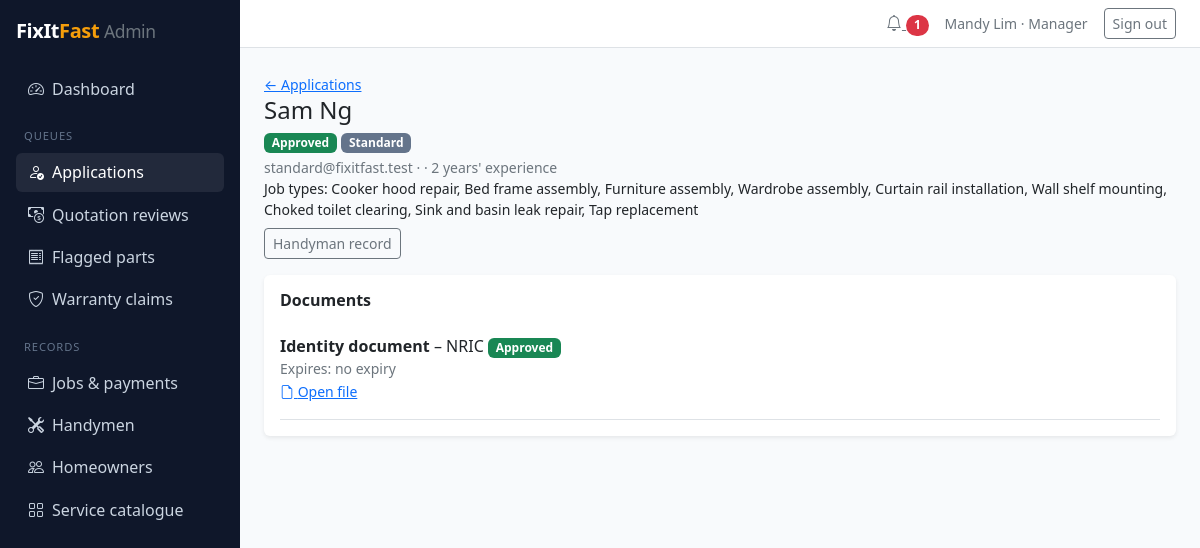
The page /staff/applications/1/ (signed in) on the database its author committed.
### accounts/models.py (models this page shows, shortened)
class User(AbstractUser):
    class Role(models.TextChoices):
        HOMEOWNER = 'HOMEOWNER', 'Homeowner'
        HANDYMAN = 'HANDYMAN', 'Handyman'
        EMPLOYEE = 'EMPLOYEE', 'Employee'
        MANAGER = 'MANAGER', 'Manager'
    email = models.EmailField(unique=True)
    mobile = models.CharField(max_length=20, blank=True)
    role = models.CharField(max_length=10, choices=Role.choices, default=Role.HOMEOWNER)
    is_deactivated = models.BooleanField(default=False)
    deactivation_reason = models.TextField(blank=True)

### handymen/models.py (models this page shows, shortened)
class HandymanProfile(models.Model):
    class ApplicationStatus(models.TextChoices):
        PENDING = 'PENDING', 'Pending'
        APPROVED = 'APPROVED', 'Approved'
        REJECTED = 'REJECTED', 'Rejected'
    user = models.OneToOneField(settings.AUTH_USER_MODEL, on_delete=models.CASCADE, related_name='handyman')
    photo = models.ImageField(upload_to='handymen/photos/', blank=True)
    bio = models.TextField(blank=True)
    years_experience = models.PositiveSmallIntegerField(default=0)
    job_types = models.ManyToManyField(JobType, related_name='handymen', blank=True)
    tier = models.CharField(max_length=10, choices=Tier.choices, default=Tier.STANDARD)
    application_status = models.CharField(
        max_length=10, choices=ApplicationStatus.choices, default=ApplicationStatus.PENDING)
    rejection_reason = models.TextField(blank=True)
    approved_at = models.DateTimeField(null=True, blank=True)
    approved_by = models.ForeignKey(
        settings.AUTH_USER_MODEL, on_delete=models.SET_NULL, null=True, blank=True, related_name='+')
    is_suspended = models.BooleanField(default=False)
    suspension_reason = models.TextField(blank=True)
    created_at = models.DateTimeField(auto_now_add=True)

class Document(models.Model):
    class DocType(models.TextChoices):
        IDENTITY = 'IDENTITY', 'Identity document'
        CERTIFICATE = 'CERTIFICATE', 'Certificate'
        LICENCE = 'LICENCE', 'Licence'
        INSURANCE = 'INSURANCE', 'Public liability insurance'
    class Status(models.TextChoices):
        PENDING = 'PENDING', 'Pending'
        APPROVED = 'APPROVED', 'Approved'
        REJECTED = 'REJECTED', 'Rejected'
    handyman = models.ForeignKey(HandymanProfile, on_delete=models.CASCADE, related_name='documents')
    doc_type = models.CharField(max_length=12, choices=DocType.choices)
    title = models.CharField(max_length=150, help_text='e.g. Licensed Plumber certificate')
    file = models.FileField(upload_to='handymen/documents/')
    job_types = models.ManyToManyField(JobType, related_name='+', blank=True)
    expiry_date = models.DateField(null=True, blank=True)
    status = models.CharField(max_length=10, choices=Status.choices, default=Status.PENDING)
    rejection_reason = models.TextField(blank=True)
    reviewed_by = models.ForeignKey(
        settings.AUTH_USER_MODEL, on_delete=models.SET_NULL, null=True, blank=True, related_name='+')
    reviewed_at = models.DateTimeField(null=True, blank=True)
    uploaded_at = models.DateTimeField(auto_now_add=True)

### catalogue/models.py (models this page shows, shortened)
class JobType(models.Model):
    category = models.ForeignKey(Category, on_delete=models.PROTECT, related_name='job_types')
    name = models.CharField(max_length=100, unique=True)
    description = models.TextField(blank=True)
    min_tier = models.CharField(max_length=10, choices=Tier.choices, default=Tier.STANDARD)
    licence_required = models.BooleanField(default=False)
    is_active = models.BooleanField(default=False)
    class Meta:
        ordering = ['category__name', 'name']

### adminpanel/views.py (the view)
# urls.py: path('applications/<int:pk>/', views.application_detail, name='application_detail'),
@staff_required
def application_detail(request, pk):
    handyman = get_object_or_404(HandymanProfile.objects.select_related('user'), pk=pk)
    return render(request, 'adminpanel/application_detail.html', {
        'handyman': handyman,
        'documents': handyman.documents.prefetch_related('job_types'),
        'reason_form': ReasonForm(),
        'has_identity': handyman.documents.filter(doc_type=Document.DocType.IDENTITY,
                                                  status=Document.Status.APPROVED).exists(),
    })

### accounts/context_processors.py (called while the page is built)
def notifications(request):
    if not request.user.is_authenticated:
        return {}
    return {'unread_notifications': request.user.notifications.filter(is_read=False).count()}

### catalogue/templatetags/fixitfast.py (called while the page is built)
@register.simple_tag
def status_badge(value, label):
    return format_html('<span class="badge text-bg-{}">{}</span>', STATUS_COLOURS.get(value, 'secondary'), label)

@register.simple_tag
def tier_badge(tier):
    if not tier:
        return ''
    return format_html('<span class="badge badge-tier-{}">{}</span>', tier, Tier(tier).label)

### adminpanel/templates/adminpanel/application_detail.html (shortened to what this page needs)
{% extends 'adminpanel/base.html' %}
{% load fixitfast %}
{% block content %}
<a class="small" href="{% url 'adminpanel:applications' %}">&larr; Applications</a>
<div class="d-flex flex-wrap justify-content-between align-items-start gap-2 mb-3">
  <div>
    <h1 class="h4 mb-1">{{ handyman.user.get_full_name }}</h1>
    {% status_badge handyman.application_status handyman.get_application_status_display %} {% tier_badge handyman.tier %}
    <div class="small text-secondary mt-1">{{ handyman.user.email }} · {{ handyman.user.mobile }} · {{ handyman.years_experience }} years' experience</div>
    <div class="small">Job types: {% for jt in handyman.job_types.all %}{{ jt.name }}{% if not forloop.last %}, {% endif %}{% empty %}none{% endfor %}</div>
  </div>
  {% if handyman.application_status == 'APPROVED' %}<a class="btn btn-outline-secondary btn-sm" href="{% url 'adminpanel:handyman_detail' handyman.pk %}">Handyman record</a>{% endif %}
</div>
<div class="card border-0 shadow-sm mb-4"><div class="card-body">
  <h2 class="h6 fw-semibold">Documents</h2>
  {% for doc in documents %}
    <div class="border-bottom py-3 d-flex flex-wrap gap-3 justify-content-between">
      <div>
        <strong>{{ doc.get_doc_type_display }}</strong> – {{ doc.title }} {% status_badge doc.status doc.get_status_display %}
        <div class="small text-secondary">Expires: {{ doc.expiry_date|date:"j M Y"|default:"no expiry" }}
          {% if doc.job_types.all %} · Covers: {% for jt in doc.job_types.all %}{{ jt.name }}{% if not forloop.last %}, {% endif %}{% endfor %}{% endif %}</div>
        <a class="small" href="{{ doc.file.url }}" target="_blank"><i class="bi bi-file-earmark"></i> Open file</a>
      </div>
    </div>
  {% empty %}<p class="text-secondary small">No documents.</p>{% endfor %}
</div></div>
{% endblock %}

### adminpanel/templates/adminpanel/base.html (shortened to what this page needs)
{% extends 'base.html' %}
{% block layout %}
<div class="d-flex admin-shell">
  <aside class="admin-sidebar p-3 no-print">
    <a class="d-block text-white text-decoration-none brand fs-5 mb-4" href="{% url 'adminpanel:dashboard' %}">
      FixIt<span class="accent">Fast</span> <small class="fw-normal text-secondary">Admin</small>
    </a>
    {% with url_name=request.resolver_match.url_name %}
    <nav class="nav flex-column gap-1">
      <a class="nav-link {% if url_name == 'dashboard' %}active{% endif %}" href="{% url 'adminpanel:dashboard' %}"><i class="bi bi-speedometer2 me-2"></i>Dashboard</a>
      <div class="section-label mt-3 mb-1 px-2">Queues</div>
      <a class="nav-link {% if 'application' in url_name %}active{% endif %}" href="{% url 'adminpanel:applications' %}"><i class="bi bi-person-check me-2"></i>Applications</a>
      <a class="nav-link {% if 'quotation' in url_name %}active{% endif %}" href="{% url 'adminpanel:quotation_queue' %}"><i class="bi bi-cash-coin me-2"></i>Quotation reviews</a>
      <a class="nav-link {% if 'part' in url_name %}active{% endif %}" href="{% url 'adminpanel:part_queue' %}"><i class="bi bi-receipt me-2"></i>Flagged parts</a>
      <a class="nav-link {% if 'claim' in url_name %}active{% endif %}" href="{% url 'adminpanel:claims' %}"><i class="bi bi-shield-check me-2"></i>Warranty claims</a>
      <div class="section-label mt-3 mb-1 px-2">Records</div>
      <a class="nav-link {% if url_name == 'jobs' or url_name == 'job_detail' %}active{% endif %}" href="{% url 'adminpanel:jobs' %}"><i class="bi bi-briefcase me-2"></i>Jobs &amp; payments</a>
      <a class="nav-link {% if 'handym' in url_name %}active{% endif %}" href="{% url 'adminpanel:handymen' %}"><i class="bi bi-tools me-2"></i>Handymen</a>
      <a class="nav-link {% if 'homeowner' in url_name %}active{% endif %}" href="{% url 'adminpanel:homeowners' %}"><i class="bi bi-people me-2"></i>Homeowners</a>
      <a class="nav-link {% if 'catalogue' in url_name or 'category' in url_name or 'job_type' in url_name %}active{% endif %}" href="{% url 'adminpanel:catalogue' %}"><i class="bi bi-grid me-2"></i>Service catalogue</a>
    </nav>
    {% endwith %}
  </aside>
  <div class="flex-grow-1 d-flex flex-column">
    <header class="bg-white border-bottom px-4 py-2 d-flex justify-content-end align-items-center gap-3 no-print">
      <a class="text-secondary" href="{% url 'adminpanel:notifications' %}" aria-label="Notifications"><i class="bi bi-bell"></i>
        {% if unread_notifications %}<span class="badge rounded-pill bg-danger">{{ unread_notifications }}</span>{% endif %}</a>
      <span class="small text-secondary">{{ user.get_full_name|default:user.email }} &middot; {{ user.get_role_display }}</span>
      <form method="post" action="{% url 'adminpanel:logout' %}">
        <button class="btn btn-outline-secondary btn-sm" type="submit">Sign out</button>
      </form>
    </header>
    <main class="p-4">
      {% block content %}{% endblock %}
    </main>
  </div>
</div>
{% endblock %}

### static/css/fixitfast.css (style rules this page uses)
:root { --bs-primary: #0f766e; --bs-primary-rgb: 15, 118, 110; --bs-link-color: #0f766e; --bs-link-hover-color: #115e59; --ff-accent: #f59e0b; --ff-sidebar: #0f172a; }
body { background: #f8fafc; }
.brand { font-weight: 700; letter-spacing: -0.02em; }
.brand .accent { color: var(--ff-accent); }
.badge-tier-STANDARD { background: #64748b; }
.admin-shell { min-height: 100vh; }
.admin-sidebar { background: var(--ff-sidebar); width: 240px; flex-shrink: 0; }
.admin-sidebar .nav-link { color: #cbd5e1; border-radius: .375rem; padding: .45rem .75rem; }
.admin-sidebar .nav-link:hover, .admin-sidebar .nav-link.active { color: #fff; background: rgba(255, 255, 255, .08); }
.admin-sidebar .section-label { color: #64748b; font-size: .7rem; text-transform: uppercase; letter-spacing: .08em; }

### rows shown on the page
User: get_full_name "Mandy Lim", role "Manager"
HandymanProfile: user.get_full_name "Sam Ng", application_status "Approved", tier "Standard", user.email "standard@fixitfast.test", years_experience "2"
JobType: name "Cooker hood repair"
JobType: name "Bed frame assembly"
JobType: name "Furniture assembly"
JobType: name "Wardrobe assembly"
JobType: name "Curtain rail installation"
JobType: name "Wall shelf mounting"
JobType: name "Choked toilet clearing"
JobType: name "Sink and basin leak repair"
JobType: name "Tap replacement"
Document: doc_type "Identity document", title "NRIC", status "Approved", expiry_date "no expiry"

### other values the page prints
{{ unread_notifications }} "1"
